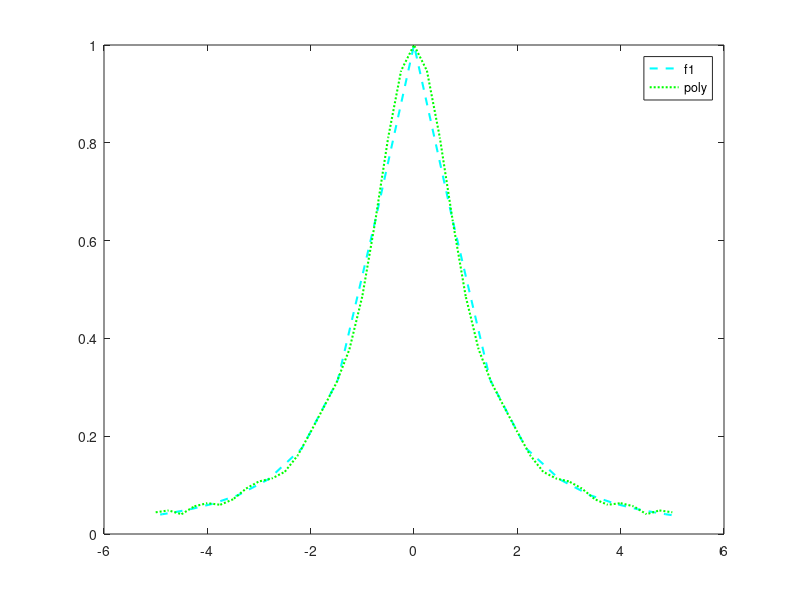

This chart was generated by the following MATLAB code: (Note: this script raises an error after producing the figure.)
clear
clc

i=0:20; %i is between 0 and 20
x1 = 5*cos(((2*i+1)*pi)/42); %Chebyshev nodes are spaced at this interval
f1 = 1./(1+x1.^2); %the rest of the program stays the exact same as the 
%first problem so I removed the rest of the comments

poly = polyfit(x1, f1, 20);

x2 = linspace(-5, 5, 41); 
f2 = 1./(1+x2.^2); 
ypoly = polyval(poly, x2); 


figure
plot(x1,f1,'--cyan','LineWidth', 1.5)
hold on
plot(x2,ypoly,':green', 'LineWidth',1.5)
legend('f1','poly')

format shortG;
format compact;

table(x2',f2',ypoly',f2'-ypoly','VariableNames',{'x1','y1','f1','FitError'})


%Explanation
%In this situation, we now have nodes spaced by 5*cos(((2i+1)*pi)/42). Using the 
%function values we get from this first function, we then compare the values
%from f(x)=1/(1+x^2) to the values we get for the interpolating polynomial.
%As we can see from the plot and the error values, the Chebyshev nodes are 
%a much better way to find an interpolating polynomial for the function.